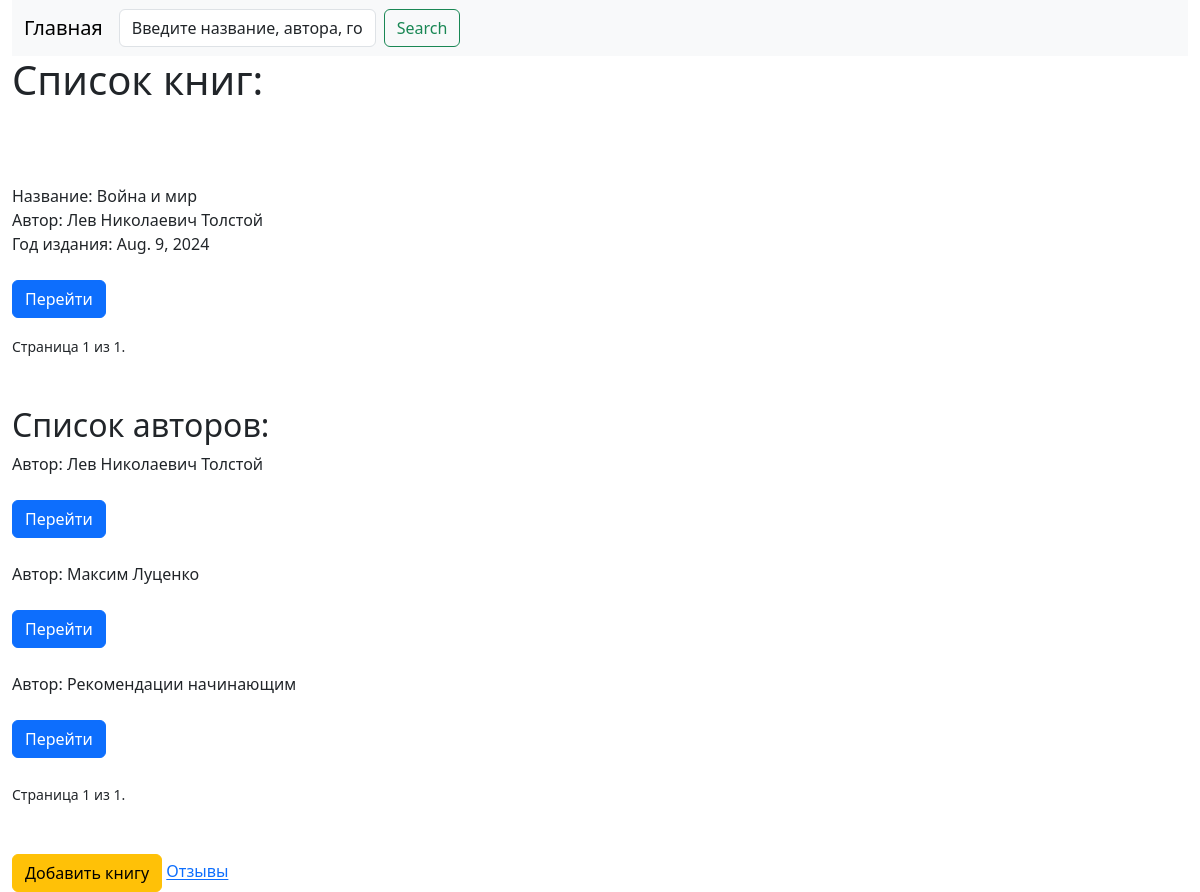
Before: / with the older database file.
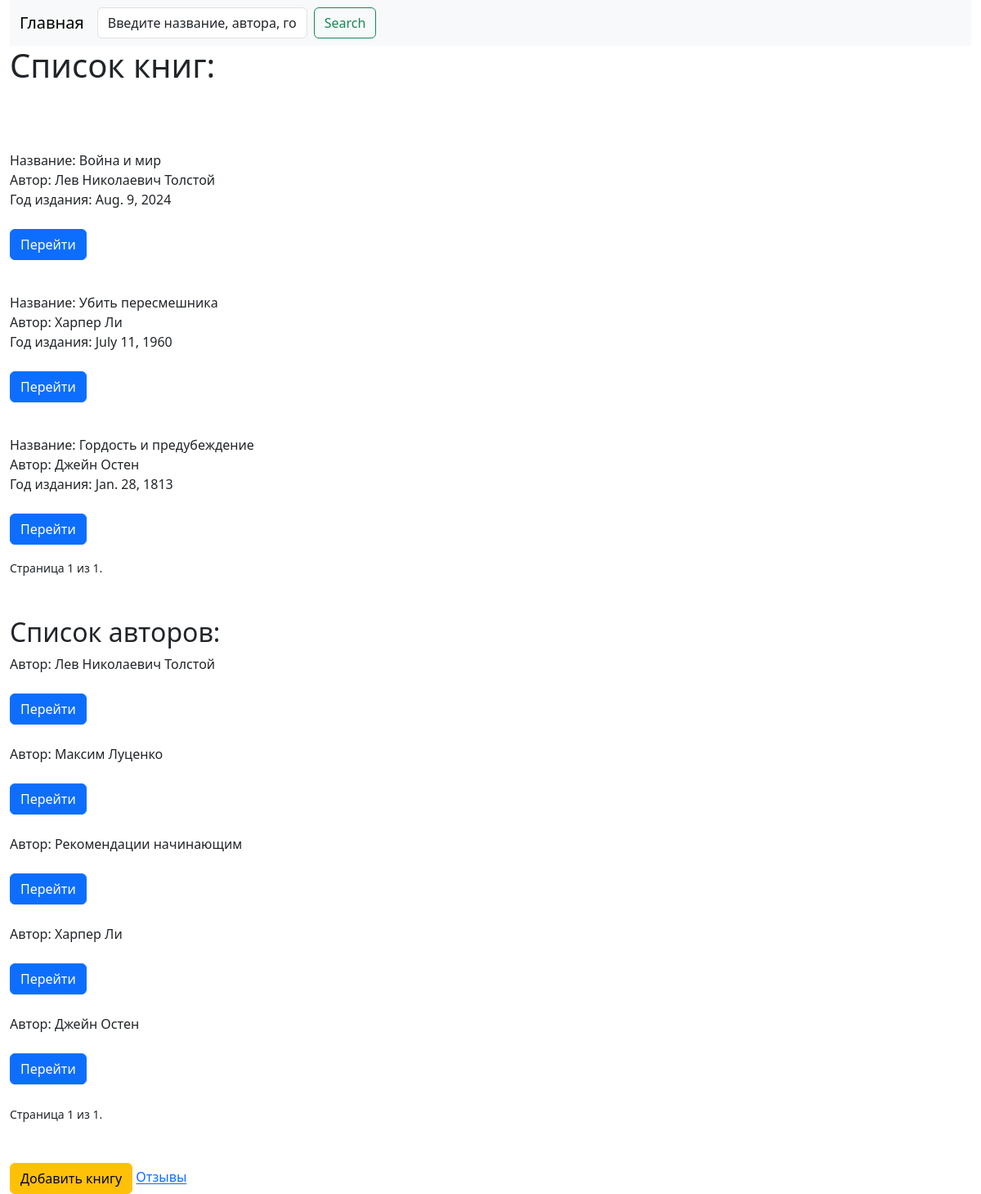
After: the same page with the newer database file.
### main/models.py (models this page shows, shortened)
class Book(models.Model):
    title = models.CharField(max_length=255)
    author = models.ForeignKey(Author, on_delete=models.CASCADE)
    desc = models.TextField()
    public_year = models.DateField()
    file = models.FileField()

class Author(models.Model):
    name = models.CharField(max_length=255)
    bio = models.TextField()
    def __str__(self):
        return self.name

### main/views.py (the view)
# urls.py: 2. Add a URL to urlpatterns:  path('', views.home, name='home')
def home(req):
    author = Author.objects.all()
    book = Book.objects.all()
    paginator1 = Paginator(author, 15)
    paginator2 = Paginator(book, 10)
    page1 = req.GET.get('page1')
    page2 = req.GET.get('page2')
    authors = paginator1.get_page(page1)
    books = paginator2.get_page(page2)
    return render(req, 'index.html', {'authors': authors, 'book': books})

### templates/index.html (shortened to what this page needs)
{% extends 'layout.html' %}
{% block head %}
<h1>Список книг: </h1>
{% endblock %}
{% block content %}
{% for i in book %}
<br><p>
Название: {{ i.title }}<br>
Автор: {{ i.author }}<br>
Год издания: {{ i.public_year }}<br><br>
<a href="{% url 'book' i.id %}" class="btn btn-primary">Перейти</a></p>
{% endfor %}
<div>
    <span class="step-links">
    <span class="current">
        <small>Страница {{ book.number }} из {{ book.paginator.num_pages }}.</small>
    </span>
</span>
</div>
{% endblock %}
{% block foot %}
<h2>Список авторов:</h2>
{% for i in authors %}
Автор: {{ i.name }}<br><br>
<a href="{% url 'author' i.id %}" class="btn btn-primary">Перейти</a><br><br>
{% endfor %}<div>
    <span class="step-links">
    <span class="current">
        <small>Страница {{ authors.number }} из {{ authors.paginator.num_pages }}.</small>
    </span>
</span>
</div><br><br><a href="{% url 'add_book' %}" class="btn btn-warning">Добавить книгу</a>
<a href="{% url 'review' %}">Отзывы</a>
{% endblock %}

### templates/layout.html (shortened to what this page needs)
{% load static %}
<!DOCTYPE html>
<html lang="en">
<head>
    <link rel="stylesheet"
          href="https://cdn.jsdelivr.net/npm/bootstrap@5.3.3/dist/css/bootstrap.min.css">
</head>
<body>
<div class="container-xxl">
<nav class="navbar navbar-expand-lg bg-body-tertiary">
  <div class="container-fluid">
    <a class="navbar-brand" href="{% url 'home' %}">Главная</a>
    <div class="collapse navbar-collapse" id="navbarSupportedContent">
<form class="d-flex" role="search" method="GET"
            action="{% url 'search' %}">
        <input class="form-control me-2" placeholder="Search"
               aria-label="Search" type="text" id="search" name="data"
               value="Введите название, автора, год издания">
        <button class="btn btn-outline-success" type="submit">Search</button>
    </div>
</nav>
{% block head %}Title {% endblock %}
<br><br>
{% block content %}Title {% endblock %}
<br><br>
{% block foot %}Title {% endblock %} </div>
</body>
</html>

Changed rows visible on the page:
added Book: title "Убить пересмешника", author "Харпер Ли", public_year "July 11, 1960"
added Book: title "Гордость и предубеждение", author "Джейн Остен", public_year "Jan. 28, 1813"
added Author: name "Харпер Ли"
added Author: name "Джейн Остен"
